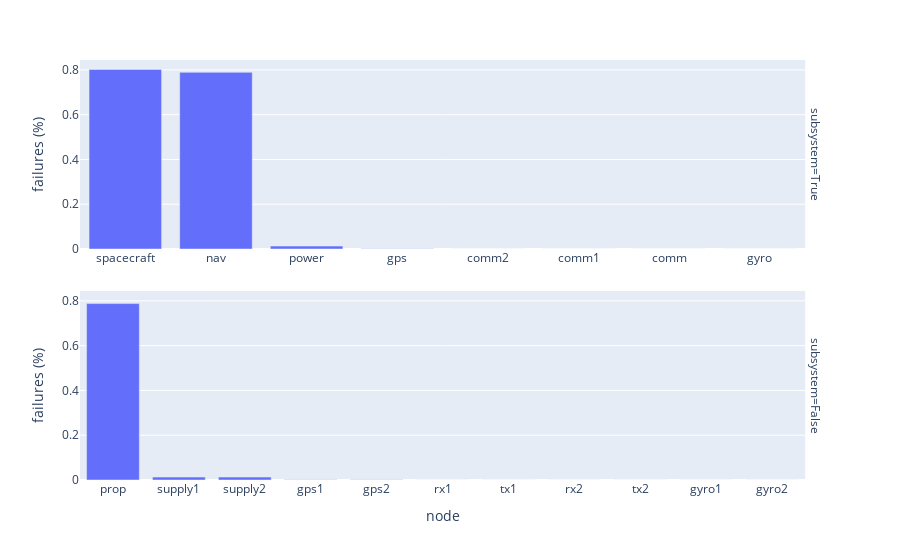

The cell this chart's notebook holds for it:
### Code cell
system_file = 'input/spacecraft.sys'
effects_file = 'input/effects.csv'
runs = 1000
print(f'estimated time to completion: {0.045 * runs} minutes')

fault_tree(system_file)
mission,failures = sim(system_file,effects_file,N=runs,zombie=True)
plot_mission(system_file,mission).show()
plot_failures(system_file,failures).show()

### Figure 1 — Plotly figure (JSON) as saved in the notebook; plotly's stock layout.template omitted (floating-point values rounded to 4 significant figures)
{"data": [{"alignmentgroup": "True", "hovertemplate": "subsystem=True<br>node=%{x}<br>failures (%)=%{y}<extra></extra>", "legendgroup": "", "marker": {"color": "#636efa", "pattern": {"shape": ""}}, "name": "", "offsetgroup": "", "orientation": "v", "showlegend": false, "textposition": "auto", "type": "bar", "x": ["spacecraft", "nav", "power", "gps", "comm2", "comm1", "comm", "gyro"], "xaxis": "x2", "y": [0.802, 0.789, 0.013, 0.001, 0, 0, 0, 0], "yaxis": "y2"}, {"alignmentgroup": "True", "hovertemplate": "subsystem=False<br>node=%{x}<br>failures (%)=%{y}<extra></extra>", "legendgroup": "", "marker": {"color": "#636efa", "pattern": {"shape": ""}}, "name": "", "offsetgroup": "", "orientation": "v", "showlegend": false, "textposition": "auto", "type": "bar", "x": ["prop", "supply1", "supply2", "gps1", "gps2", "rx1", "tx1", "rx2", "tx2", "gyro1", "gyro2"], "xaxis": "x", "y": [0.788, 0.013, 0.013, 0.001, 0.001, 0, 0, 0, 0, 0, 0], "yaxis": "y"}], "layout": {"annotations": [{"font": {}, "showarrow": false, "text": "subsystem=False", "textangle": 90, "x": 0.98, "xanchor": "left", "xref": "paper", "y": 0.225, "yanchor": "middle", "yref": "paper"}, {"font": {}, "showarrow": false, "text": "subsystem=True", "textangle": 90, "x": 0.98, "xanchor": "left", "xref": "paper", "y": 0.775, "yanchor": "middle", "yref": "paper"}], "barmode": "relative", "legend": {"tracegroupgap": 0}, "margin": {"t": 60}, "xaxis": {"anchor": "y", "domain": [0, 0.98], "showticklabels": true, "title": {"text": "node"}}, "xaxis2": {"anchor": "y2", "domain": [0, 0.98], "showticklabels": true}, "yaxis": {"anchor": "x", "domain": [0, 0.45], "title": {"text": "failures (%)"}}, "yaxis2": {"anchor": "x2", "domain": [0.55, 1], "matches": "y", "title": {"text": "failures (%)"}}}}
